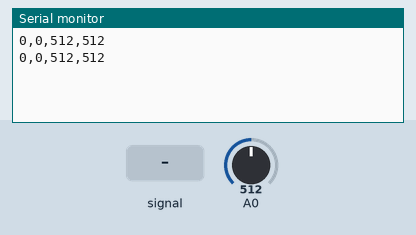
Simulated run of this sketch. Board: Arduino Uno, built with avr-gcc and run on an emulated ATmega328P. On the bench: the last lines printed to the serial monitor. Inputs (shaded band) come from the test bench; at power-on: A0 = 512.

Above: at 2.2 s.
2.3 s: A0 fed a 200 Hz sine of ±81 counts around its level
At 3.6 s:
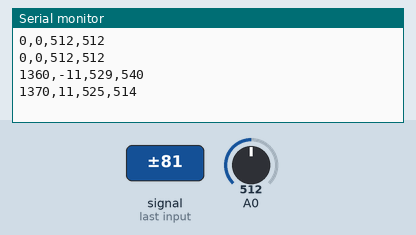
3.8 s: A0 set to 716
At 4.8 s:
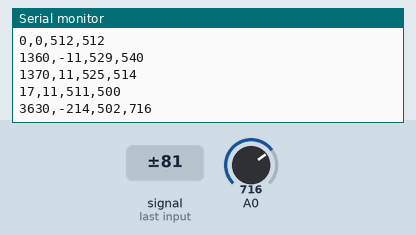
5.3 s: A0 fed a 1000 Hz sine of ±255 counts around its level
At 6.6 s:
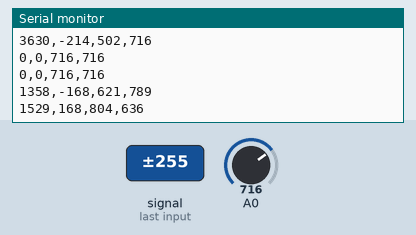
6.8 s: A0 set to 900
At 7.5 s:
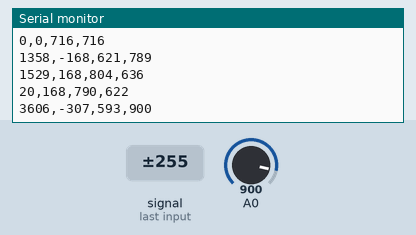
Timing chart, 0 to 9.3 s (numbered marks = the images above; inputs shaded):
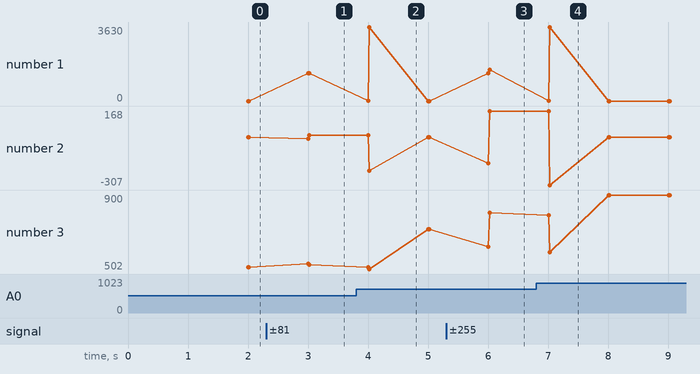

The sketch:

AirViewKeep1_0_0.ino
```cpp
// 測量A0對A1的空氣電壓
// 修改自地震預測研究所所長 林湧森 2016-07-28 04:29 UTC+8
// 修改者:ghostyguo
// 使用最快取樣速度, 每隔1000ms送出最大與最小值
// 紀錄最大與最小值時的A0與A1
// 2016-08-20 22:30 UTC+8 by
// 2016_09_20 22:00 UCT+8 by ghosty

#define runSimulation  false

int sampleCount;
int maxValue, minValue; //keep extreme value
int maxA0, maxA1, maxTick; //A0&A1 when maxValue is captures
int minA0, minA1, minTick; //A0&A1 when minValue is captures
int whoIsLast = 0; //-1=min, 1=max, 0=undefined;
int sampleCountLimit;

void setup()
{
    Serial.begin(9600);
    SetupRunningParameters();
    startNewCycle();
}

void SetupRunningParameters()
{
    // find sampleCountLimit in 1000ms
    unsigned long startMicros=micros();
    startNewCycle();
    while (micros()-startMicros<1000000L) {
        sampling();
    }
    sampleCountLimit = sampleCount;
    // uncomment the following lines to see the sampleCountLimit
    //Serial.print("sampleCountLimit=");
    //Serial.println(sampleCountLimit);
}

void startNewCycle()
{
    maxValue = maxA0 = maxA1 = -10000; //12bit ADC < -1024
    minValue = minA0 = minA1 = 10000;  //12bit ADC > 1024
    maxTick = minTick = -1; //undefined
    whoIsLast = 0;
    sampleCount = 0;
}

void loop()
{
    sampling();
    if (sampleCount>sampleCountLimit) {
        #if (runSimulation)
            outputRandomValue1();
            outputRandomValue2();
        #else
            if (whoIsLast == -1) { //min is last
                outputMaxValue();
                outputMinValue();
            } else if (whoIsLast == 1) { //max is last
                outputMinValue();
                outputMaxValue();
            } else {
                Serial.println("Extreme Value Error");
            }
        #endif
        startNewCycle();
    }
}

void outputMaxValue()
{
    Serial.print(maxTick);
    Serial.print(",");
    Serial.print(maxValue);
    Serial.print(",");
    Serial.print(maxA0);
    Serial.print(",");
    Serial.println(maxA1);
}
void outputMinValue()
{
    Serial.print(minTick);
    Serial.print(",");
    Serial.print(minValue);
    Serial.print(",");
    Serial.print(minA0);
    Serial.print(",");
    Serial.println(minA1);
}

#if (runSimulation)
void outputRandomValue1()
{
    Serial.print(random(1024));
    Serial.print(",");
    Serial.print(random(1024));
    Serial.print(",");
    Serial.print(random(1024));
    Serial.print(",");
    Serial.println(random(1024));
}
void outputRandomValue2()
{
    Serial.print(-random(1024));
    Serial.print(",");
    Serial.print(-random(512));
    Serial.print(",");
    Serial.print(random(1024));
    Serial.print(",");
    Serial.println(random(1024));
}
#endif

void sampling()
{
    int A0 = analogRead(A0);
    int A1 = analogRead(A1);
    int sampleValue = A0 - A1;
    if (minValue > sampleValue) {
        minValue = sampleValue;
        minA0 = A0;
        minA1 = A1;
        minTick = sampleCount;
        whoIsLast = -1;
    }
    if (maxValue < sampleValue) {
        maxValue = sampleValue;
        maxA0 = A0;
        maxA1 = A1;
        maxTick = sampleCount;
        whoIsLast = 1;
    }
    ++sampleCount;
}
```

Measured:
- after the input at 2.3 s, the serial monitor: prints a new line after 0.70 s (image 1)
- after the input at 3.8 s, the serial monitor: prints a new line after 0.22 s (image 2)
- after the input at 5.3 s, the serial monitor: prints a new line after 0.71 s (image 3)
- after the input at 6.8 s, the serial monitor: prints a new line after 0.23 s (image 4)
- plotted number 1: 0 → 1370 after the input at 2.3 s, 0 → 1529 after the input at 5.3 s
- plotted number 2: 0 → 11 after the input at 2.3 s, 0 → 168 after the input at 5.3 s
- plotted number 3: 512 → 525 after the input at 2.3 s, 525 → 716 after the input at 3.8 s, 716 → 804 after the input at 5.3 s, 804 → 900 after the input at 6.8 s
